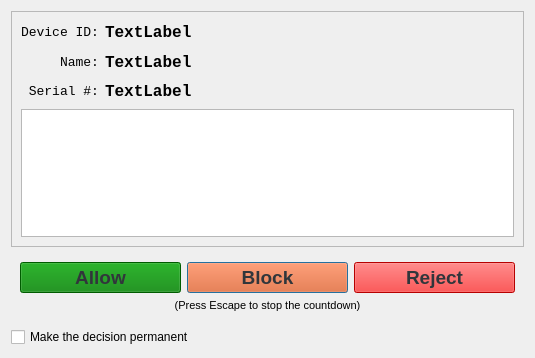
<?xml version="1.0" encoding="UTF-8"?>
<ui version="4.0">
 <class>DeviceDialog</class>
 <widget class="QDialog" name="DeviceDialog">
  <property name="geometry">
   <rect>
    <x>0</x>
    <y>0</y>
    <width>535</width>
    <height>358</height>
   </rect>
  </property>
  <property name="minimumSize">
   <size>
    <width>300</width>
    <height>300</height>
   </size>
  </property>
  <property name="windowTitle">
   <string>USBGuard Device Dialog</string>
  </property>
  <layout class="QGridLayout" name="gridLayout">
   <item row="0" column="0" colspan="3">
    <widget class="QFrame" name="frame">
     <property name="sizePolicy">
      <sizepolicy hsizetype="Expanding" vsizetype="MinimumExpanding">
       <horstretch>0</horstretch>
       <verstretch>0</verstretch>
      </sizepolicy>
     </property>
     <property name="font">
      <font>
       <family>Monospace</family>
       <pointsize>12</pointsize>
      </font>
     </property>
     <property name="frameShape">
      <enum>QFrame::StyledPanel</enum>
     </property>
     <property name="frameShadow">
      <enum>QFrame::Raised</enum>
     </property>
     <layout class="QGridLayout" name="gridLayout_3">
      <item row="2" column="0">
       <widget class="QLabel" name="label_3">
        <property name="font">
         <font>
          <family>Monospace</family>
          <pointsize>10</pointsize>
         </font>
        </property>
        <property name="text">
         <string>Serial #:</string>
        </property>
        <property name="alignment">
         <set>Qt::AlignRight|Qt::AlignTrailing|Qt::AlignVCenter</set>
        </property>
       </widget>
      </item>
      <item row="3" column="0" colspan="3">
       <widget class="QListWidget" name="interface_list">
        <property name="sizePolicy">
         <sizepolicy hsizetype="Expanding" vsizetype="Minimum">
          <horstretch>0</horstretch>
          <verstretch>0</verstretch>
         </sizepolicy>
        </property>
        <property name="maximumSize">
         <size>
          <width>16777215</width>
          <height>128</height>
         </size>
        </property>
        <property name="font">
         <font>
          <family>Monospace</family>
          <pointsize>10</pointsize>
         </font>
        </property>
        <property name="frameShape">
         <enum>QFrame::StyledPanel</enum>
        </property>
        <property name="editTriggers">
         <set>QAbstractItemView::DoubleClicked</set>
        </property>
        <property name="showDropIndicator" stdset="0">
         <bool>false</bool>
        </property>
        <property name="alternatingRowColors">
         <bool>true</bool>
        </property>
       </widget>
      </item>
      <item row="0" column="1" colspan="2">
       <widget class="QLabel" name="deviceid_label">
        <property name="font">
         <font>
          <family>Monospace</family>
          <pointsize>12</pointsize>
          <bold>true</bold>
         </font>
        </property>
        <property name="text">
         <string>TextLabel</string>
        </property>
       </widget>
      </item>
      <item row="1" column="1">
       <widget class="QLabel" name="name_label">
        <property name="font">
         <font>
          <family>Monospace</family>
          <pointsize>12</pointsize>
          <bold>true</bold>
         </font>
        </property>
        <property name="text">
         <string>TextLabel</string>
        </property>
       </widget>
      </item>
      <item row="1" column="0">
       <widget class="QLabel" name="label">
        <property name="font">
         <font>
          <family>Monospace</family>
          <pointsize>10</pointsize>
         </font>
        </property>
        <property name="text">
         <string>Name:</string>
        </property>
        <property name="alignment">
         <set>Qt::AlignRight|Qt::AlignTrailing|Qt::AlignVCenter</set>
        </property>
       </widget>
      </item>
      <item row="0" column="0">
       <widget class="QLabel" name="label_2">
        <property name="font">
         <font>
          <family>Monospace</family>
          <pointsize>10</pointsize>
         </font>
        </property>
        <property name="text">
         <string>Device ID:</string>
        </property>
        <property name="alignment">
         <set>Qt::AlignRight|Qt::AlignTrailing|Qt::AlignVCenter</set>
        </property>
       </widget>
      </item>
      <item row="2" column="1" colspan="2">
       <widget class="QLabel" name="serial_label">
        <property name="font">
         <font>
          <family>Monospace</family>
          <pointsize>12</pointsize>
          <bold>true</bold>
         </font>
        </property>
        <property name="text">
         <string>TextLabel</string>
        </property>
       </widget>
      </item>
      <item row="1" column="2">
       <spacer name="horizontalSpacer">
        <property name="orientation">
         <enum>Qt::Horizontal</enum>
        </property>
        <property name="sizeHint" stdset="0">
         <size>
          <width>40</width>
          <height>20</height>
         </size>
        </property>
       </spacer>
      </item>
     </layout>
    </widget>
   </item>
   <item row="2" column="0" colspan="2">
    <widget class="QCheckBox" name="permanent_checkbox">
     <property name="text">
      <string>Make the decision permanent</string>
     </property>
    </widget>
   </item>
   <item row="1" column="0" colspan="3">
    <widget class="QWidget" name="widget" native="true">
     <property name="sizePolicy">
      <sizepolicy hsizetype="MinimumExpanding" vsizetype="Minimum">
       <horstretch>0</horstretch>
       <verstretch>0</verstretch>
      </sizepolicy>
     </property>
     <layout class="QGridLayout" name="gridLayout_2">
      <item row="0" column="1">
       <widget class="QPushButton" name="block_button">
        <property name="sizePolicy">
         <sizepolicy hsizetype="Expanding" vsizetype="Fixed">
          <horstretch>0</horstretch>
          <verstretch>0</verstretch>
         </sizepolicy>
        </property>
        <property name="palette">
         <palette>
          <active>
           <colorrole role="WindowText">
            <brush brushstyle="SolidPattern">
             <color alpha="255">
              <red>0</red>
              <green>0</green>
              <blue>0</blue>
             </color>
            </brush>
           </colorrole>
           <colorrole role="Button">
            <brush brushstyle="SolidPattern">
             <color alpha="255">
              <red>255</red>
              <green>170</green>
              <blue>0</blue>
             </color>
            </brush>
           </colorrole>
           <colorrole role="Light">
            <brush brushstyle="SolidPattern">
             <color alpha="255">
              <red>255</red>
              <green>212</green>
              <blue>127</blue>
             </color>
            </brush>
           </colorrole>
           <colorrole role="Midlight">
            <brush brushstyle="SolidPattern">
             <color alpha="255">
              <red>255</red>
              <green>191</green>
              <blue>63</blue>
             </color>
            </brush>
           </colorrole>
           <colorrole role="Dark">
            <brush brushstyle="SolidPattern">
             <color alpha="255">
              <red>127</red>
              <green>85</green>
              <blue>0</blue>
             </color>
            </brush>
           </colorrole>
           <colorrole role="Mid">
            <brush brushstyle="SolidPattern">
             <color alpha="255">
              <red>170</red>
              <green>113</green>
              <blue>0</blue>
             </color>
            </brush>
           </colorrole>
           <colorrole role="Text">
            <brush brushstyle="SolidPattern">
             <color alpha="255">
              <red>0</red>
              <green>0</green>
              <blue>0</blue>
             </color>
            </brush>
           </colorrole>
           <colorrole role="ButtonText">
            <brush brushstyle="SolidPattern">
             <color alpha="255">
              <red>0</red>
              <green>0</green>
              <blue>0</blue>
             </color>
            </brush>
           </colorrole>
           <colorrole role="Window">
            <brush brushstyle="SolidPattern">
             <color alpha="255">
              <red>255</red>
              <green>170</green>
              <blue>0</blue>
             </color>
            </brush>
           </colorrole>
           <colorrole role="Shadow">
            <brush brushstyle="SolidPattern">
             <color alpha="255">
              <red>0</red>
              <green>0</green>
              <blue>0</blue>
             </color>
            </brush>
           </colorrole>
           <colorrole role="AlternateBase">
            <brush brushstyle="SolidPattern">
             <color alpha="255">
              <red>255</red>
              <green>212</green>
              <blue>127</blue>
             </color>
            </brush>
           </colorrole>
           <colorrole role="ToolTipBase">
            <brush brushstyle="SolidPattern">
             <color alpha="255">
              <red>255</red>
              <green>255</green>
              <blue>220</blue>
             </color>
            </brush>
           </colorrole>
           <colorrole role="ToolTipText">
            <brush brushstyle="SolidPattern">
             <color alpha="255">
              <red>0</red>
              <green>0</green>
              <blue>0</blue>
             </color>
            </brush>
           </colorrole>
          </active>
          <inactive>
           <colorrole role="WindowText">
            <brush brushstyle="SolidPattern">
             <color alpha="255">
              <red>49</red>
              <green>54</green>
              <blue>59</blue>
             </color>
            </brush>
           </colorrole>
           <colorrole role="Button">
            <brush brushstyle="SolidPattern">
             <color alpha="255">
              <red>242</red>
              <green>241</green>
              <blue>240</blue>
             </color>
            </brush>
           </colorrole>
           <colorrole role="Light">
            <brush brushstyle="SolidPattern">
             <color alpha="255">
              <red>255</red>
              <green>255</green>
              <blue>255</blue>
             </color>
            </brush>
           </colorrole>
           <colorrole role="Midlight">
            <brush brushstyle="SolidPattern">
             <color alpha="255">
              <red>255</red>
              <green>255</green>
              <blue>255</blue>
             </color>
            </brush>
           </colorrole>
           <colorrole role="Dark">
            <brush brushstyle="SolidPattern">
             <color alpha="255">
              <red>121</red>
              <green>120</green>
              <blue>120</blue>
             </color>
            </brush>
           </colorrole>
           <colorrole role="Mid">
            <brush brushstyle="SolidPattern">
             <color alpha="255">
              <red>161</red>
              <green>161</green>
              <blue>160</blue>
             </color>
            </brush>
           </colorrole>
           <colorrole role="Text">
            <brush brushstyle="SolidPattern">
             <color alpha="255">
              <red>49</red>
              <green>54</green>
              <blue>59</blue>
             </color>
            </brush>
           </colorrole>
           <colorrole role="ButtonText">
            <brush brushstyle="SolidPattern">
             <color alpha="255">
              <red>49</red>
              <green>54</green>
              <blue>59</blue>
             </color>
            </brush>
           </colorrole>
           <colorrole role="Window">
            <brush brushstyle="SolidPattern">
             <color alpha="255">
              <red>242</red>
              <green>241</green>
              <blue>240</blue>
             </color>
            </brush>
           </colorrole>
           <colorrole role="Shadow">
            <brush brushstyle="SolidPattern">
             <color alpha="255">
              <red>118</red>
              <green>118</green>
              <blue>118</blue>
             </color>
            </brush>
           </colorrole>
           <colorrole role="AlternateBase">
            <brush brushstyle="SolidPattern">
             <color alpha="255">
              <red>244</red>
              <green>244</green>
              <blue>244</blue>
             </color>
            </brush>
           </colorrole>
           <colorrole role="ToolTipBase">
            <brush brushstyle="SolidPattern">
             <color alpha="255">
              <red>0</red>
              <green>0</green>
              <blue>0</blue>
             </color>
            </brush>
           </colorrole>
           <colorrole role="ToolTipText">
            <brush brushstyle="SolidPattern">
             <color alpha="255">
              <red>255</red>
              <green>255</green>
              <blue>255</blue>
             </color>
            </brush>
           </colorrole>
          </inactive>
          <disabled>
           <colorrole role="WindowText">
            <brush brushstyle="SolidPattern">
             <color alpha="255">
              <red>127</red>
              <green>85</green>
              <blue>0</blue>
             </color>
            </brush>
           </colorrole>
           <colorrole role="Button">
            <brush brushstyle="SolidPattern">
             <color alpha="255">
              <red>255</red>
              <green>170</green>
              <blue>0</blue>
             </color>
            </brush>
           </colorrole>
           <colorrole role="Light">
            <brush brushstyle="SolidPattern">
             <color alpha="255">
              <red>255</red>
              <green>212</green>
              <blue>127</blue>
             </color>
            </brush>
           </colorrole>
           <colorrole role="Midlight">
            <brush brushstyle="SolidPattern">
             <color alpha="255">
              <red>255</red>
              <green>191</green>
              <blue>63</blue>
             </color>
            </brush>
           </colorrole>
           <colorrole role="Dark">
            <brush brushstyle="SolidPattern">
             <color alpha="255">
              <red>127</red>
              <green>85</green>
              <blue>0</blue>
             </color>
            </brush>
           </colorrole>
           <colorrole role="Mid">
            <brush brushstyle="SolidPattern">
             <color alpha="255">
              <red>170</red>
              <green>113</green>
              <blue>0</blue>
             </color>
            </brush>
           </colorrole>
           <colorrole role="Text">
            <brush brushstyle="SolidPattern">
             <color alpha="255">
              <red>127</red>
              <green>85</green>
              <blue>0</blue>
             </color>
            </brush>
           </colorrole>
           <colorrole role="ButtonText">
            <brush brushstyle="SolidPattern">
             <color alpha="255">
              <red>127</red>
              <green>85</green>
              <blue>0</blue>
             </color>
            </brush>
           </colorrole>
           <colorrole role="Window">
            <brush brushstyle="SolidPattern">
             <color alpha="255">
              <red>255</red>
              <green>170</green>
              <blue>0</blue>
             </color>
            </brush>
           </colorrole>
           <colorrole role="Shadow">
            <brush brushstyle="SolidPattern">
             <color alpha="255">
              <red>177</red>
              <green>177</green>
              <blue>177</blue>
             </color>
            </brush>
           </colorrole>
           <colorrole role="AlternateBase">
            <brush brushstyle="SolidPattern">
             <color alpha="255">
              <red>244</red>
              <green>244</green>
              <blue>244</blue>
             </color>
            </brush>
           </colorrole>
           <colorrole role="ToolTipBase">
            <brush brushstyle="SolidPattern">
             <color alpha="255">
              <red>0</red>
              <green>0</green>
              <blue>0</blue>
             </color>
            </brush>
           </colorrole>
           <colorrole role="ToolTipText">
            <brush brushstyle="SolidPattern">
             <color alpha="255">
              <red>255</red>
              <green>255</green>
              <blue>255</blue>
             </color>
            </brush>
           </colorrole>
          </disabled>
         </palette>
        </property>
        <property name="font">
         <font>
          <pointsize>14</pointsize>
          <bold>true</bold>
         </font>
        </property>
        <property name="autoFillBackground">
         <bool>false</bool>
        </property>
        <property name="styleSheet">
         <string notr="true">background-color: rgb(255, 80, 0)
</string>
        </property>
        <property name="text">
         <string>Block</string>
        </property>
       </widget>
      </item>
      <item row="0" column="0">
       <widget class="QPushButton" name="allow_button">
        <property name="sizePolicy">
         <sizepolicy hsizetype="Expanding" vsizetype="Fixed">
          <horstretch>0</horstretch>
          <verstretch>0</verstretch>
         </sizepolicy>
        </property>
        <property name="palette">
         <palette>
          <active>
           <colorrole role="WindowText">
            <brush brushstyle="SolidPattern">
             <color alpha="255">
              <red>0</red>
              <green>0</green>
              <blue>0</blue>
             </color>
            </brush>
           </colorrole>
           <colorrole role="Button">
            <brush brushstyle="SolidPattern">
             <color alpha="255">
              <red>0</red>
              <green>253</green>
              <blue>0</blue>
             </color>
            </brush>
           </colorrole>
           <colorrole role="Light">
            <brush brushstyle="SolidPattern">
             <color alpha="255">
              <red>124</red>
              <green>255</green>
              <blue>124</blue>
             </color>
            </brush>
           </colorrole>
           <colorrole role="Midlight">
            <brush brushstyle="SolidPattern">
             <color alpha="255">
              <red>62</red>
              <green>254</green>
              <blue>62</blue>
             </color>
            </brush>
           </colorrole>
           <colorrole role="Dark">
            <brush brushstyle="SolidPattern">
             <color alpha="255">
              <red>0</red>
              <green>126</green>
              <blue>0</blue>
             </color>
            </brush>
           </colorrole>
           <colorrole role="Mid">
            <brush brushstyle="SolidPattern">
             <color alpha="255">
              <red>0</red>
              <green>169</green>
              <blue>0</blue>
             </color>
            </brush>
           </colorrole>
           <colorrole role="Text">
            <brush brushstyle="SolidPattern">
             <color alpha="255">
              <red>0</red>
              <green>0</green>
              <blue>0</blue>
             </color>
            </brush>
           </colorrole>
           <colorrole role="ButtonText">
            <brush brushstyle="SolidPattern">
             <color alpha="255">
              <red>0</red>
              <green>0</green>
              <blue>0</blue>
             </color>
            </brush>
           </colorrole>
           <colorrole role="Window">
            <brush brushstyle="SolidPattern">
             <color alpha="255">
              <red>0</red>
              <green>253</green>
              <blue>0</blue>
             </color>
            </brush>
           </colorrole>
           <colorrole role="Shadow">
            <brush brushstyle="SolidPattern">
             <color alpha="255">
              <red>0</red>
              <green>0</green>
              <blue>0</blue>
             </color>
            </brush>
           </colorrole>
           <colorrole role="AlternateBase">
            <brush brushstyle="SolidPattern">
             <color alpha="255">
              <red>127</red>
              <green>254</green>
              <blue>127</blue>
             </color>
            </brush>
           </colorrole>
           <colorrole role="ToolTipBase">
            <brush brushstyle="SolidPattern">
             <color alpha="255">
              <red>255</red>
              <green>255</green>
              <blue>220</blue>
             </color>
            </brush>
           </colorrole>
           <colorrole role="ToolTipText">
            <brush brushstyle="SolidPattern">
             <color alpha="255">
              <red>0</red>
              <green>0</green>
              <blue>0</blue>
             </color>
            </brush>
           </colorrole>
          </active>
          <inactive>
           <colorrole role="WindowText">
            <brush brushstyle="SolidPattern">
             <color alpha="255">
              <red>49</red>
              <green>54</green>
              <blue>59</blue>
             </color>
            </brush>
           </colorrole>
           <colorrole role="Button">
            <brush brushstyle="SolidPattern">
             <color alpha="255">
              <red>242</red>
              <green>241</green>
              <blue>240</blue>
             </color>
            </brush>
           </colorrole>
           <colorrole role="Light">
            <brush brushstyle="SolidPattern">
             <color alpha="255">
              <red>255</red>
              <green>255</green>
              <blue>255</blue>
             </color>
            </brush>
           </colorrole>
           <colorrole role="Midlight">
            <brush brushstyle="SolidPattern">
             <color alpha="255">
              <red>255</red>
              <green>255</green>
              <blue>255</blue>
             </color>
            </brush>
           </colorrole>
           <colorrole role="Dark">
            <brush brushstyle="SolidPattern">
             <color alpha="255">
              <red>121</red>
              <green>120</green>
              <blue>120</blue>
             </color>
            </brush>
           </colorrole>
           <colorrole role="Mid">
            <brush brushstyle="SolidPattern">
             <color alpha="255">
              <red>161</red>
              <green>161</green>
              <blue>160</blue>
             </color>
            </brush>
           </colorrole>
           <colorrole role="Text">
            <brush brushstyle="SolidPattern">
             <color alpha="255">
              <red>49</red>
              <green>54</green>
              <blue>59</blue>
             </color>
            </brush>
           </colorrole>
           <colorrole role="ButtonText">
            <brush brushstyle="SolidPattern">
             <color alpha="255">
              <red>49</red>
              <green>54</green>
              <blue>59</blue>
             </color>
            </brush>
           </colorrole>
           <colorrole role="Window">
            <brush brushstyle="SolidPattern">
             <color alpha="255">
              <red>242</red>
              <green>241</green>
              <blue>240</blue>
             </color>
            </brush>
           </colorrole>
           <colorrole role="Shadow">
            <brush brushstyle="SolidPattern">
             <color alpha="255">
              <red>118</red>
              <green>118</green>
              <blue>118</blue>
             </color>
            </brush>
           </colorrole>
           <colorrole role="AlternateBase">
            <brush brushstyle="SolidPattern">
             <color alpha="255">
              <red>244</red>
              <green>244</green>
              <blue>244</blue>
             </color>
            </brush>
           </colorrole>
           <colorrole role="ToolTipBase">
            <brush brushstyle="SolidPattern">
             <color alpha="255">
              <red>0</red>
              <green>0</green>
              <blue>0</blue>
             </color>
            </brush>
           </colorrole>
           <colorrole role="ToolTipText">
            <brush brushstyle="SolidPattern">
             <color alpha="255">
              <red>255</red>
              <green>255</green>
              <blue>255</blue>
             </color>
            </brush>
           </colorrole>
          </inactive>
          <disabled>
           <colorrole role="WindowText">
            <brush brushstyle="SolidPattern">
             <color alpha="255">
              <red>0</red>
              <green>126</green>
              <blue>0</blue>
             </color>
            </brush>
           </colorrole>
           <colorrole role="Button">
            <brush brushstyle="SolidPattern">
             <color alpha="255">
              <red>0</red>
              <green>253</green>
              <blue>0</blue>
             </color>
            </brush>
           </colorrole>
           <colorrole role="Light">
            <brush brushstyle="SolidPattern">
             <color alpha="255">
              <red>124</red>
              <green>255</green>
              <blue>124</blue>
             </color>
            </brush>
           </colorrole>
           <colorrole role="Midlight">
            <brush brushstyle="SolidPattern">
             <color alpha="255">
              <red>62</red>
              <green>254</green>
              <blue>62</blue>
             </color>
            </brush>
           </colorrole>
           <colorrole role="Dark">
            <brush brushstyle="SolidPattern">
             <color alpha="255">
              <red>0</red>
              <green>126</green>
              <blue>0</blue>
             </color>
            </brush>
           </colorrole>
           <colorrole role="Mid">
            <brush brushstyle="SolidPattern">
             <color alpha="255">
              <red>0</red>
              <green>169</green>
              <blue>0</blue>
             </color>
            </brush>
           </colorrole>
           <colorrole role="Text">
            <brush brushstyle="SolidPattern">
             <color alpha="255">
              <red>0</red>
              <green>126</green>
              <blue>0</blue>
             </color>
            </brush>
           </colorrole>
           <colorrole role="ButtonText">
            <brush brushstyle="SolidPattern">
             <color alpha="255">
              <red>0</red>
              <green>126</green>
              <blue>0</blue>
             </color>
            </brush>
           </colorrole>
           <colorrole role="Window">
            <brush brushstyle="SolidPattern">
             <color alpha="255">
              <red>0</red>
              <green>253</green>
              <blue>0</blue>
             </color>
            </brush>
           </colorrole>
           <colorrole role="Shadow">
            <brush brushstyle="SolidPattern">
             <color alpha="255">
              <red>177</red>
              <green>177</green>
              <blue>177</blue>
             </color>
            </brush>
           </colorrole>
           <colorrole role="AlternateBase">
            <brush brushstyle="SolidPattern">
             <color alpha="255">
              <red>244</red>
              <green>244</green>
              <blue>244</blue>
             </color>
            </brush>
           </colorrole>
           <colorrole role="ToolTipBase">
            <brush brushstyle="SolidPattern">
             <color alpha="255">
              <red>0</red>
              <green>0</green>
              <blue>0</blue>
             </color>
            </brush>
           </colorrole>
           <colorrole role="ToolTipText">
            <brush brushstyle="SolidPattern">
             <color alpha="255">
              <red>255</red>
              <green>255</green>
              <blue>255</blue>
             </color>
            </brush>
           </colorrole>
          </disabled>
         </palette>
        </property>
        <property name="font">
         <font>
          <pointsize>14</pointsize>
          <bold>true</bold>
         </font>
        </property>
        <property name="styleSheet">
         <string notr="true">background-color: rgb(0, 128, 0)</string>
        </property>
        <property name="text">
         <string>Allow</string>
        </property>
       </widget>
      </item>
      <item row="0" column="2">
       <widget class="QPushButton" name="reject_button">
        <property name="sizePolicy">
         <sizepolicy hsizetype="Expanding" vsizetype="Fixed">
          <horstretch>0</horstretch>
          <verstretch>0</verstretch>
         </sizepolicy>
        </property>
        <property name="palette">
         <palette>
          <active>
           <colorrole role="WindowText">
            <brush brushstyle="SolidPattern">
             <color alpha="255">
              <red>0</red>
              <green>0</green>
              <blue>0</blue>
             </color>
            </brush>
           </colorrole>
           <colorrole role="Button">
            <brush brushstyle="SolidPattern">
             <color alpha="255">
              <red>255</red>
              <green>0</green>
              <blue>0</blue>
             </color>
            </brush>
           </colorrole>
           <colorrole role="Light">
            <brush brushstyle="SolidPattern">
             <color alpha="255">
              <red>255</red>
              <green>127</green>
              <blue>127</blue>
             </color>
            </brush>
           </colorrole>
           <colorrole role="Midlight">
            <brush brushstyle="SolidPattern">
             <color alpha="255">
              <red>255</red>
              <green>63</green>
              <blue>63</blue>
             </color>
            </brush>
           </colorrole>
           <colorrole role="Dark">
            <brush brushstyle="SolidPattern">
             <color alpha="255">
              <red>127</red>
              <green>0</green>
              <blue>0</blue>
             </color>
            </brush>
           </colorrole>
           <colorrole role="Mid">
            <brush brushstyle="SolidPattern">
             <color alpha="255">
              <red>170</red>
              <green>0</green>
              <blue>0</blue>
             </color>
            </brush>
           </colorrole>
           <colorrole role="Text">
            <brush brushstyle="SolidPattern">
             <color alpha="255">
              <red>0</red>
              <green>0</green>
              <blue>0</blue>
             </color>
            </brush>
           </colorrole>
           <colorrole role="ButtonText">
            <brush brushstyle="SolidPattern">
             <color alpha="255">
              <red>0</red>
              <green>0</green>
              <blue>0</blue>
             </color>
            </brush>
           </colorrole>
           <colorrole role="Window">
            <brush brushstyle="SolidPattern">
             <color alpha="255">
              <red>255</red>
              <green>0</green>
              <blue>0</blue>
             </color>
            </brush>
           </colorrole>
           <colorrole role="Shadow">
            <brush brushstyle="SolidPattern">
             <color alpha="255">
              <red>0</red>
              <green>0</green>
              <blue>0</blue>
             </color>
            </brush>
           </colorrole>
           <colorrole role="AlternateBase">
            <brush brushstyle="SolidPattern">
             <color alpha="255">
              <red>255</red>
              <green>127</green>
              <blue>127</blue>
             </color>
            </brush>
           </colorrole>
           <colorrole role="ToolTipBase">
            <brush brushstyle="SolidPattern">
             <color alpha="255">
              <red>255</red>
              <green>255</green>
              <blue>220</blue>
             </color>
            </brush>
           </colorrole>
           <colorrole role="ToolTipText">
            <brush brushstyle="SolidPattern">
             <color alpha="255">
              <red>0</red>
              <green>0</green>
              <blue>0</blue>
             </color>
            </brush>
           </colorrole>
          </active>
          <inactive>
           <colorrole role="WindowText">
            <brush brushstyle="SolidPattern">
             <color alpha="255">
              <red>49</red>
              <green>54</green>
              <blue>59</blue>
             </color>
            </brush>
           </colorrole>
           <colorrole role="Button">
            <brush brushstyle="SolidPattern">
             <color alpha="255">
              <red>242</red>
              <green>241</green>
              <blue>240</blue>
             </color>
            </brush>
           </colorrole>
           <colorrole role="Light">
            <brush brushstyle="SolidPattern">
             <color alpha="255">
              <red>255</red>
              <green>255</green>
              <blue>255</blue>
             </color>
            </brush>
           </colorrole>
           <colorrole role="Midlight">
            <brush brushstyle="SolidPattern">
             <color alpha="255">
              <red>255</red>
              <green>255</green>
              <blue>255</blue>
             </color>
            </brush>
           </colorrole>
           <colorrole role="Dark">
            <brush brushstyle="SolidPattern">
             <color alpha="255">
              <red>121</red>
              <green>120</green>
              <blue>120</blue>
             </color>
            </brush>
           </colorrole>
           <colorrole role="Mid">
            <brush brushstyle="SolidPattern">
             <color alpha="255">
              <red>161</red>
              <green>161</green>
              <blue>160</blue>
             </color>
            </brush>
           </colorrole>
           <colorrole role="Text">
            <brush brushstyle="SolidPattern">
             <color alpha="255">
              <red>49</red>
              <green>54</green>
              <blue>59</blue>
             </color>
            </brush>
           </colorrole>
           <colorrole role="ButtonText">
            <brush brushstyle="SolidPattern">
             <color alpha="255">
              <red>49</red>
              <green>54</green>
              <blue>59</blue>
             </color>
            </brush>
           </colorrole>
           <colorrole role="Window">
            <brush brushstyle="SolidPattern">
             <color alpha="255">
              <red>242</red>
              <green>241</green>
              <blue>240</blue>
             </color>
            </brush>
           </colorrole>
           <colorrole role="Shadow">
            <brush brushstyle="SolidPattern">
             <color alpha="255">
              <red>118</red>
              <green>118</green>
              <blue>118</blue>
             </color>
            </brush>
           </colorrole>
           <colorrole role="AlternateBase">
            <brush brushstyle="SolidPattern">
             <color alpha="255">
              <red>244</red>
              <green>244</green>
              <blue>244</blue>
             </color>
            </brush>
           </colorrole>
           <colorrole role="ToolTipBase">
            <brush brushstyle="SolidPattern">
             <color alpha="255">
              <red>0</red>
              <green>0</green>
              <blue>0</blue>
             </color>
            </brush>
           </colorrole>
           <colorrole role="ToolTipText">
            <brush brushstyle="SolidPattern">
             <color alpha="255">
              <red>255</red>
              <green>255</green>
              <blue>255</blue>
             </color>
            </brush>
           </colorrole>
          </inactive>
          <disabled>
           <colorrole role="WindowText">
            <brush brushstyle="SolidPattern">
             <color alpha="255">
              <red>127</red>
              <green>0</green>
              <blue>0</blue>
             </color>
            </brush>
           </colorrole>
           <colorrole role="Button">
            <brush brushstyle="SolidPattern">
             <color alpha="255">
              <red>255</red>
              <green>0</green>
              <blue>0</blue>
             </color>
            </brush>
           </colorrole>
           <colorrole role="Light">
            <brush brushstyle="SolidPattern">
             <color alpha="255">
              <red>255</red>
              <green>127</green>
              <blue>127</blue>
             </color>
            </brush>
           </colorrole>
           <colorrole role="Midlight">
            <brush brushstyle="SolidPattern">
             <color alpha="255">
              <red>255</red>
              <green>63</green>
              <blue>63</blue>
             </color>
            </brush>
           </colorrole>
           <colorrole role="Dark">
            <brush brushstyle="SolidPattern">
             <color alpha="255">
              <red>127</red>
              <green>0</green>
              <blue>0</blue>
             </color>
            </brush>
           </colorrole>
           <colorrole role="Mid">
            <brush brushstyle="SolidPattern">
             <color alpha="255">
              <red>170</red>
              <green>0</green>
              <blue>0</blue>
             </color>
            </brush>
           </colorrole>
           <colorrole role="Text">
            <brush brushstyle="SolidPattern">
             <color alpha="255">
              <red>127</red>
              <green>0</green>
              <blue>0</blue>
             </color>
            </brush>
           </colorrole>
           <colorrole role="ButtonText">
            <brush brushstyle="SolidPattern">
             <color alpha="255">
              <red>127</red>
              <green>0</green>
              <blue>0</blue>
             </color>
            </brush>
           </colorrole>
           <colorrole role="Window">
            <brush brushstyle="SolidPattern">
             <color alpha="255">
              <red>255</red>
              <green>0</green>
              <blue>0</blue>
             </color>
            </brush>
           </colorrole>
           <colorrole role="Shadow">
            <brush brushstyle="SolidPattern">
             <color alpha="255">
              <red>177</red>
              <green>177</green>
              <blue>177</blue>
             </color>
            </brush>
           </colorrole>
           <colorrole role="AlternateBase">
            <brush brushstyle="SolidPattern">
             <color alpha="255">
              <red>244</red>
              <green>244</green>
              <blue>244</blue>
             </color>
            </brush>
           </colorrole>
           <colorrole role="ToolTipBase">
            <brush brushstyle="SolidPattern">
             <color alpha="255">
              <red>0</red>
              <green>0</green>
              <blue>0</blue>
             </color>
            </brush>
           </colorrole>
           <colorrole role="ToolTipText">
            <brush brushstyle="SolidPattern">
             <color alpha="255">
              <red>255</red>
              <green>255</green>
              <blue>255</blue>
             </color>
            </brush>
           </colorrole>
          </disabled>
         </palette>
        </property>
        <property name="font">
         <font>
          <pointsize>14</pointsize>
          <bold>true</bold>
         </font>
        </property>
        <property name="styleSheet">
         <string notr="true">background-color: rgb(255, 0, 0)</string>
        </property>
        <property name="text">
         <string>Reject</string>
        </property>
       </widget>
      </item>
      <item row="1" column="0" colspan="3">
       <widget class="QLabel" name="hint_label">
        <property name="font">
         <font>
          <pointsize>8</pointsize>
         </font>
        </property>
        <property name="text">
         <string>(Press Escape to stop the countdown)</string>
        </property>
        <property name="alignment">
         <set>Qt::AlignCenter</set>
        </property>
       </widget>
      </item>
     </layout>
     <zorder>allow_button</zorder>
     <zorder>reject_button</zorder>
     <zorder>block_button</zorder>
     <zorder>hint_label</zorder>
    </widget>
   </item>
  </layout>
 </widget>
 <resources/>
 <connections/>
</ui>
